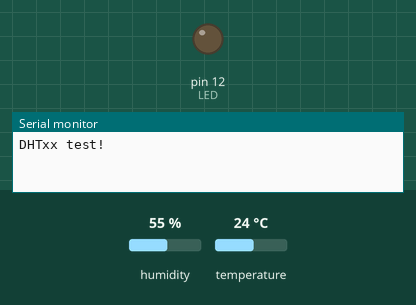
Bench run of a sketch on a simulated Arduino Uno, built with avr-gcc and run on an emulated ATmega328P. Parts: output pins drawn as LEDs (lit = HIGH), the last lines printed to the serial monitor. The test bench sets the inputs (shaded band); at power-on: humidity 55 %, temperature 24 °C.

Above: at 1.0 s.
At 3.0 s:
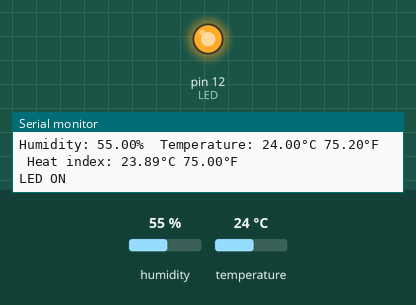
Timing chart, 0 to 5.3 s (numbered marks = the images above):
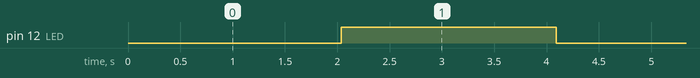

Measured:
- by itself, pin 12 (LED): alternates HIGH for 2.1 s and LOW for 2.1 s

The sketch:

sketch_sep27a.ino
```cpp
//>>>>>>>>>>>>>>>>>>>>>>>>>>>>>>>>>>>>>>>>>>>>>>>>>>>>>>>>>>>>>>>>>>>>>>>>>>>>>>>>>>>>>>>>> Arduino Test DHT11 and LED
// Example testing sketch for various DHT humidity/temperature sensors
// Written by ladyada, public domain

// REQUIRES the following Arduino libraries:
// - DHT Sensor Library: https://github.com/adafruit/DHT-sensor-library
// - Adafruit Unified Sensor Lib: https://github.com/adafruit/Adafruit_Sensor

#include "DHT.h"

#define DHTPIN A5     // Digital pin connected to the DHT sensor
// Feather HUZZAH ESP8266 note: use pins 3, 4, 5, 12, 13 or 14 --
// Pin 15 can work but DHT must be disconnected during program upload.

// Uncomment whatever type you're using!
#define DHTTYPE DHT11   // DHT 11
//#define DHTTYPE DHT22   // DHT 22  (AM2302), AM2321
//#define DHTTYPE DHT21   // DHT 21 (AM2301)

// Connect pin 1 (on the left) of the sensor to +5V
// NOTE: If using a board with 3.3V logic like an Arduino Due connect pin 1
// to 3.3V instead of 5V!
// Connect pin 2 of the sensor to whatever your DHTPIN is
// Connect pin 4 (on the right) of the sensor to GROUND
// Connect a 10K resistor from pin 2 (data) to pin 1 (power) of the sensor

// Initialize DHT sensor.
// Note that older versions of this library took an optional third parameter to
// tweak the timings for faster processors.  This parameter is no longer needed
// as the current DHT reading algorithm adjusts itself to work on faster procs.
DHT dht(DHTPIN, DHTTYPE);

#define LED 12 //--> Defines an LED pin

void setup() {
  Serial.begin(9600);
  Serial.println(F("DHTxx test!"));

  dht.begin();

  pinMode(LED, OUTPUT);
}

void loop() {
  // Wait a few seconds between measurements.
  delay(2000);

  // Reading temperature or humidity takes about 250 milliseconds!
  // Sensor readings may also be up to 2 seconds 'old' (its a very slow sensor)
  float h = dht.readHumidity();
  // Read temperature as Celsius (the default)
  float t = dht.readTemperature();
  // Read temperature as Fahrenheit (isFahrenheit = true)
  float f = dht.readTemperature(true);

  // Check if any reads failed and exit early (to try again).
  if (isnan(h) || isnan(t) || isnan(f)) {
    Serial.println(F("Failed to read from DHT sensor!"));
    return;
  }

  // Compute heat index in Fahrenheit (the default)
  float hif = dht.computeHeatIndex(f, h);
  // Compute heat index in Celsius (isFahreheit = false)
  float hic = dht.computeHeatIndex(t, h, false);

  Serial.print(F("Humidity: "));
  Serial.print(h);
  Serial.print(F("%  Temperature: "));
  Serial.print(t);
  Serial.print(F("°C "));
  Serial.print(f);
  Serial.print(F("°F  Heat index: "));
  Serial.print(hic);
  Serial.print(F("°C "));
  Serial.print(hif);
  Serial.println(F("°F"));

  if (digitalRead(LED) == 0) {
    digitalWrite(LED, HIGH);
    Serial.println("LED ON");
    Serial.println();
  } else if (digitalRead(LED) == 1) {
    digitalWrite(LED, LOW);
    Serial.println("LED OFF");
    Serial.println();
  }
}
```
